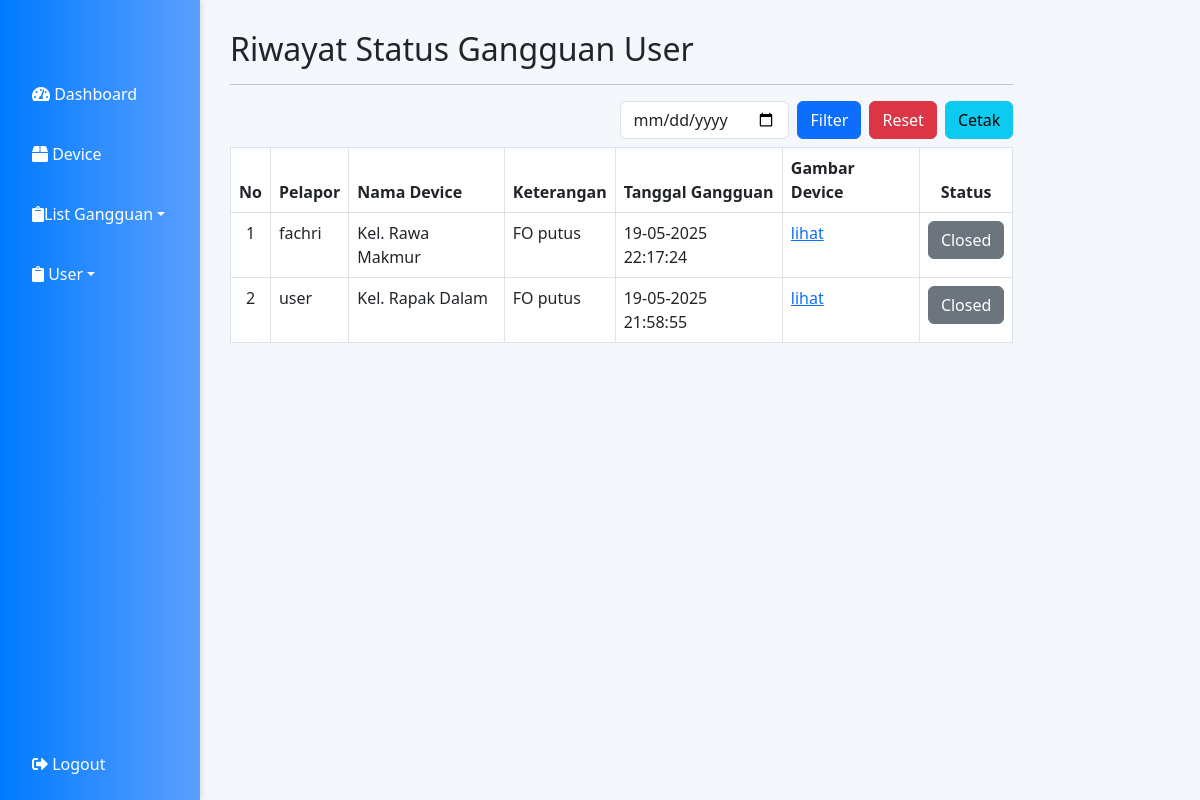
The page /status_gangguan_user_riwayat.php (signed in) on the database as committed earlier.
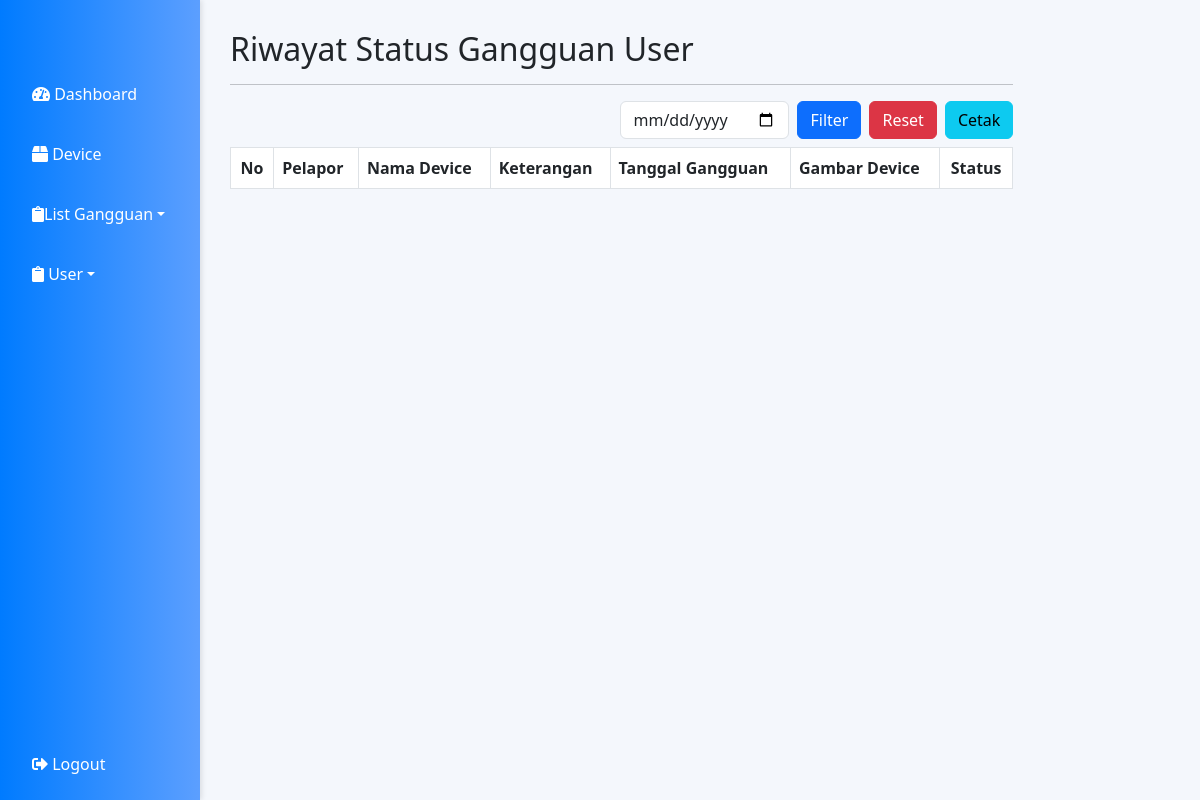
The same page on the database as committed later.
### tables this page shows
CREATE TABLE `lapor_gangguan` (
  `id_laporan` int(11) NOT NULL,
  `id_user` int(11) NOT NULL,
  `device` varchar(100) NOT NULL,
  `keterangan` varchar(50) DEFAULT NULL,
  `tanggal_gangguan` datetime NOT NULL,
  `tanggal_selesai` datetime DEFAULT NULL,
  `status` enum('open','pending','closed','') DEFAULT 'open',
  `image` varchar(150) DEFAULT NULL,
  `aktif` tinyint(1) DEFAULT 1
);

CREATE TABLE `users` (
  `id` int(25) NOT NULL,
  `user_name` varchar(50) NOT NULL,
  `password` varchar(255) NOT NULL,
  `type` enum('teknisi','admin','user','') NOT NULL
);

### status_gangguan_user_riwayat.php (the view, shortened to what the changed rows need)
<?php
require("koneksi/koneksi.php");
if (isset($_GET['date']) && $_GET['date'] != '') {
    $date = validate($_GET['date']);
    $query = $conn->query("SELECT
                lapor_gangguan.id_laporan,
                lapor_gangguan.id_user,
                lapor_gangguan.device,
                lapor_gangguan.keterangan,
                lapor_gangguan.tanggal_gangguan,
                lapor_gangguan.tanggal_selesai,
                lapor_gangguan.status,
                lapor_gangguan.image,
                lapor_gangguan.aktif,
                users.user_name
                FROM lapor_gangguan
                JOIN users ON users.id = lapor_gangguan.id_user and date(tanggal_gangguan) = '$date'
                where aktif=1 order by status desc");
} else {
    $query = $conn->query("SELECT
                lapor_gangguan.id_laporan,
                lapor_gangguan.id_user,
                lapor_gangguan.device,
                lapor_gangguan.keterangan,
                lapor_gangguan.tanggal_gangguan,
                lapor_gangguan.tanggal_selesai,
                lapor_gangguan.status,
                lapor_gangguan.image,
                lapor_gangguan.aktif,
                users.user_name
                FROM lapor_gangguan
                JOIN users ON users.id = lapor_gangguan.id_user
                where aktif=1 order by status desc");
}
?>
<!DOCTYPE html>
<html lang="en">
<head>
    <link href="https://cdn.jsdelivr.net/npm/bootstrap@5.3.0/dist/css/bootstrap.min.css" rel="stylesheet">
    <link rel="stylesheet" href="assets/css/sidebar.css">
    <link rel="stylesheet" href="https://cdnjs.cloudflare.com/ajax/libs/font-awesome/5.15.3/css/all.min.css">
</head>
<body>
    <div class="content">
        <div class="col-sm-9 col-sm-offset-3 col-md-10 col-md-offset-2 main">
            <h2 class="page-header">Riwayat Status Gangguan User</h2>
            <table id="tabelpelanggan" class="table table-bordered table-hover">
                <thead>
                    <tr>
                        <th style="text-align: center;">No</th>
                        <th>Pelapor</th>
                        <th>Nama Device</th>
                        <th>Keterangan</th>
                        <th>Tanggal Gangguan</th>
                        <th>Gambar Device</th>
                        <th style="text-align: center;">Status</th>
                    </tr>
                </thead>
                <?php
                $nomor = 1;
                while ($lihat = $query->fetch_assoc()) {
                    $nm_device = $lihat['device'];
                    $ket = $lihat['keterangan'];
                    $tggl_gangguan = $lihat['tanggal_gangguan'];
                    $gambar = $lihat['image'];
                    $status = $lihat['status'];
                ?>
                    <tbody>
                        <tr>
                            <td style="text-align: center;"><?php echo $nomor; ?></td>
                            <td data-th="Pelapor"><?php echo $lihat['user_name']; ?></td>
                            <td><?php echo htmlspecialchars($nm_device); ?></td>
                            <td><?php echo htmlspecialchars($ket); ?></td>
                            <td><?php echo date('d-m-Y H:i:s', strtotime($tggl_gangguan)); ?></td>
                            <td><a href="<?php echo 'pages/user/bukti_device/' . $gambar; ?>" target="_blank">lihat</a></td>
                            <td width="10%" style="text-align: center;">
                                <?php if ($status == 'open') { ?>
                                    <button class="btn btn-success btn-md">Open</button>
                                <?php } elseif ($status == 'pending') { ?>
                                    <button class="btn btn-warning btn-md">Pending</button>
                                <?php } else { ?>
                                    <button class="btn btn-secondary btn-md">Closed</button>
                                <?php } ?>
                            </td>
                        </tr>
                        <?php $nomor++; ?>
                    <?php
                } ?>
                    </tbody>
            </table>
        </div>
    </div>
</body>
</html>

Rows that differ between the two databases and show on the page:
removed lapor_gangguan: id_user.user_name "fachri", device "Kel. Rawa Makmur", keterangan "FO putus", tanggal_gangguan "19-05-2025 22:17:24", status "Closed"
removed lapor_gangguan: id_user.user_name "user", device "Kel. Rapak Dalam", keterangan "FO putus", tanggal_gangguan "19-05-2025 21:58:55", status "Closed"
